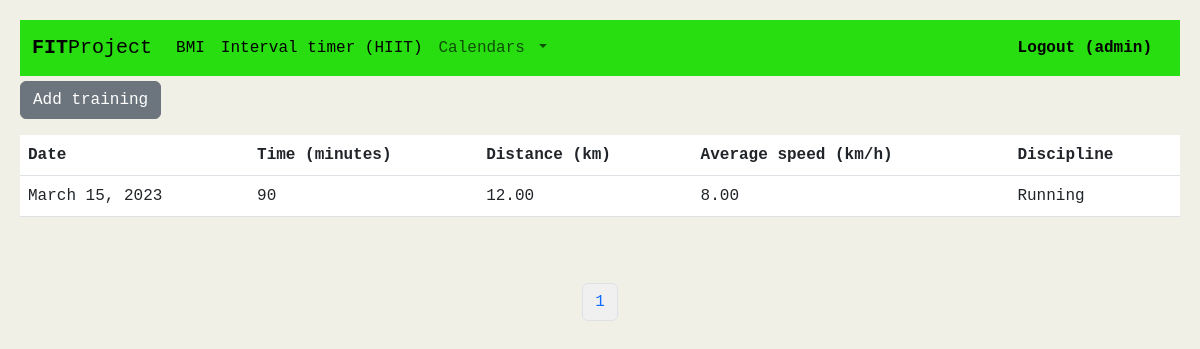
The page /records (signed in) on the database its author committed.
### fit/models.py (models this page shows, shortened)
class User(AbstractUser):
    id = models.AutoField(primary_key=True)
    def __str__(self):
        return f"{self.username}"

class Cardio(models.Model):
    id = models.AutoField(primary_key=True)
    user = models.ForeignKey(User, on_delete=models.CASCADE)
    date= models.DateField()
    distance = models.DecimalField(max_digits=10, decimal_places=2)
    time = models.IntegerField(blank=True, null=True)
    speed = models.CharField(max_length=10)
    discipline = models.CharField(max_length=10)

### fit/views.py (the view)
# urls.py: path("records", views.records, name="records"),
def records(request):
    if request.method == "POST":
        form = CardioForm(request.POST)
        if form.is_valid():
            date = form.cleaned_data["Date"]
            time = form.cleaned_data["Time"]
            distance = form.cleaned_data["Distance"]
            discipline = form.cleaned_data["Discipline"]
            hours = time / 60
            speed = distance/hours
            speed = "{:.2f}".format(speed)
            cardio = Cardio(user=request.user, date=date, time=time, distance=distance, discipline=discipline, speed=speed)
            cardio.save()
            return HttpResponseRedirect(reverse("records"))
        else:
            return HttpResponseRedirect(reverse("records"))
    else:
        try:
            cardios = Cardio.objects.filter(user=request.user).order_by('-date')
        except TypeError:
            return render(request, "fit/login.html", {
                "message": "Required to log in"
            })
        paginator = Paginator(cardios, 30)
        page_number = request.GET.get('page')
        cardios = paginator.get_page(page_number)
        return render(request, "fit/records.html", {
            "add": CardioForm(),
            "cardios": cardios
        })

### fit/templates/fit/records.html (shortened to what this page needs)
{% extends "fit/layout.html" %}
{% load static %}
{% block body %}
<p>
    <td><button id="add" type="button" class="btn btn-secondary" style="margin-top: 5px;">Add training</button></td>
</p>
<table id="cardio_table" class="table">
    <thead>
      <tr>
        <th scope="col">Date</th>
        <th scope="col">Time (minutes)</th>
        <th scope="col">Distance (km)</th>
        <th scope="col">Average speed (km/h)</th>
        <th scope="col">Discipline</th>
      </tr>
    </thead>
    <tbody>
        {% for cardio in cardios %}
      <tr data-id="{{ cardio.id }}">
        <td data-id="{{ cardio.id }}" class="link">{{ cardio.date }}</td>
        <td data-id="{{ cardio.id }}" class="link">{{ cardio.time }}</td>
        <td data-id="{{ cardio.id }}"class="link">{{ cardio.distance }}</td>
        <td data-id="{{ cardio.id }}"class="link">{{ cardio.speed }}</td>
        <td data-id="{{ cardio.id }}"class="link">{{ cardio.discipline }}</td>
      </tr>
      {% endfor %}
    </tbody>
  </table>
  <nav aria-label="Page navigation example" style="padding: 50px;">
    <ul class="pagination justify-content-center">
        <li class="page-item"><a class="page-link">{{ cardios.number }}</a></li>
</ul>
</nav>
{% endblock %}

### fit/templates/fit/layout.html (shortened to what this page needs)
{% load static %}
<!DOCTYPE html>
<html lang="en">
    <head>
        <link href="https://cdn.jsdelivr.net/npm/bootstrap@5.3.0-alpha1/dist/css/bootstrap.min.css" rel="stylesheet">
        <link href="{% static 'fit/styles.css' %}" rel="stylesheet">
    </head>
    <body>
        <nav class="navbar navbar-expand-lg navbar-light", style="background-color: #28de10;">
            <div class="container-fluid">
              <a class="navbar-brand" href="{% url 'index' %}"><b>FIT</b>Project</a>
              <div class="collapse navbar-collapse" id="navbarSupportedContent">
                <ul class="navbar-nav me-auto mb-2 mb-lg-0">
                  <li class="nav-item">
                    <a class="nav-link active" aria-current="page" href="{% url 'bmi' %}">BMI</a>
                  </li>
                  <li class="nav-item">
                    <a class="nav-link active" aria-current="page" href="{% url 'interval' %}">Interval timer (HIIT)</a>
                  </li>
                  <li class="nav-item dropdown">
                    <a class="nav-link dropdown-toggle" href="#" id="navbarDropdown" role="button" data-bs-toggle="dropdown" aria-expanded="false">
                      Calendars
                    </a>
                  </ul>
                    <ul class="nav justify-content-end">
                    {% if user.is_authenticated %}
                    <li class="nav-item">
                      <a class="nav-link" href="{% url 'logout' %}" style="color: black"><b>Logout ({{ user }})</b></a>
                    </li>
                    {% endif %}
                </ul>
              </div>
            </div>
          </nav>
        {% block body %}
        {% endblock %}
    </body>
</html>

### fit/static/fit/styles.css (style rules this page uses)
.link { cursor: pointer; }
body { background-color: rgba(240, 240, 230); padding: 20px; font-family: monospace; }
.page-link { background-color: rgba(240, 240, 240); }
table { background-color: rgba(230, 230, 230); }

### rows shown on the page
User: username "admin"
Cardio: date "March 15, 2023", time "90", distance "12.00", speed "8.00", discipline "Running"

### other values the page prints
{{ cardios.number }} "1"
